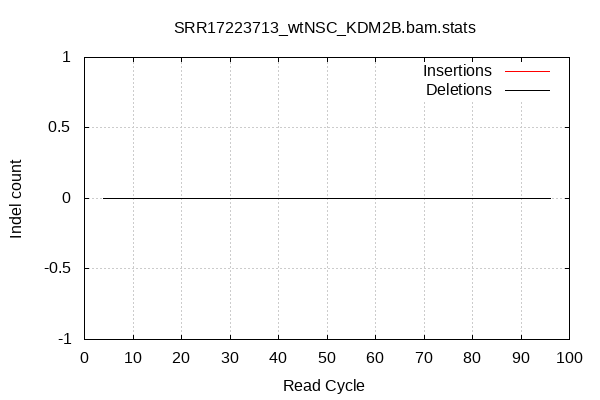

gnuplot code for this plot:

        set terminal png size 600,400 truecolor
        set output "SRR17223713_wtNSC_KDM2B_stats/indel-cycles.png"
        set grid xtics ytics y2tics back lc rgb "#cccccc"
        set style line 1 linetype 1  linecolor rgb "red"
        set style line 2 linetype 2  linecolor rgb "black"
        set style line 3 linetype 3  linecolor rgb "green"
        set style line 4 linetype 4  linecolor rgb "blue"
        set style increment user
        set ylabel "Indel count"
        set xlabel "Read Cycle"
        set title "SRR17223713_wtNSC_KDM2B.bam.stats" noenhanced
    plot '-' w l ti 'Insertions', '' w l ti 'Deletions'
4	0
5	0
6	0
7	0
8	0
9	0
10	0
11	0
12	0
13	0
14	0
15	0
16	0
17	0
18	0
19	0
20	0
21	0
22	0
23	0
24	0
25	0
26	0
27	0
28	0
29	0
30	0
31	0
32	0
33	0
34	0
35	0
36	0
37	0
38	0
39	0
40	0
41	0
42	0
43	0
44	0
45	0
46	0
47	0
48	0
49	0
50	0
51	0
52	0
53	0
54	0
55	0
56	0
57	0
58	0
59	0
60	0
61	0
62	0
63	0
64	0
65	0
66	0
67	0
68	0
69	0
70	0
71	0
72	0
73	0
74	0
75	0
76	0
77	0
78	0
79	0
80	0
81	0
82	0
83	0
84	0
85	0
86	0
87	0
88	0
89	0
90	0
91	0
92	0
93	0
94	0
95	0
96	0
end
4	0
5	0
6	0
7	0
8	0
9	0
10	0
11	0
12	0
13	0
14	0
15	0
16	0
17	0
18	0
19	0
20	0
21	0
22	0
23	0
24	0
25	0
26	0
27	0
28	0
29	0
30	0
31	0
32	0
33	0
34	0
35	0
36	0
37	0
38	0
39	0
40	0
41	0
42	0
43	0
44	0
45	0
46	0
47	0
48	0
49	0
50	0
51	0
52	0
53	0
54	0
55	0
56	0
57	0
58	0
59	0
60	0
61	0
62	0
63	0
64	0
65	0
66	0
67	0
68	0
69	0
70	0
71	0
72	0
73	0
74	0
75	0
76	0
77	0
78	0
79	0
80	0
81	0
82	0
83	0
84	0
85	0
86	0
87	0
88	0
89	0
90	0
91	0
92	0
93	0
94	0
95	0
96	0
end
